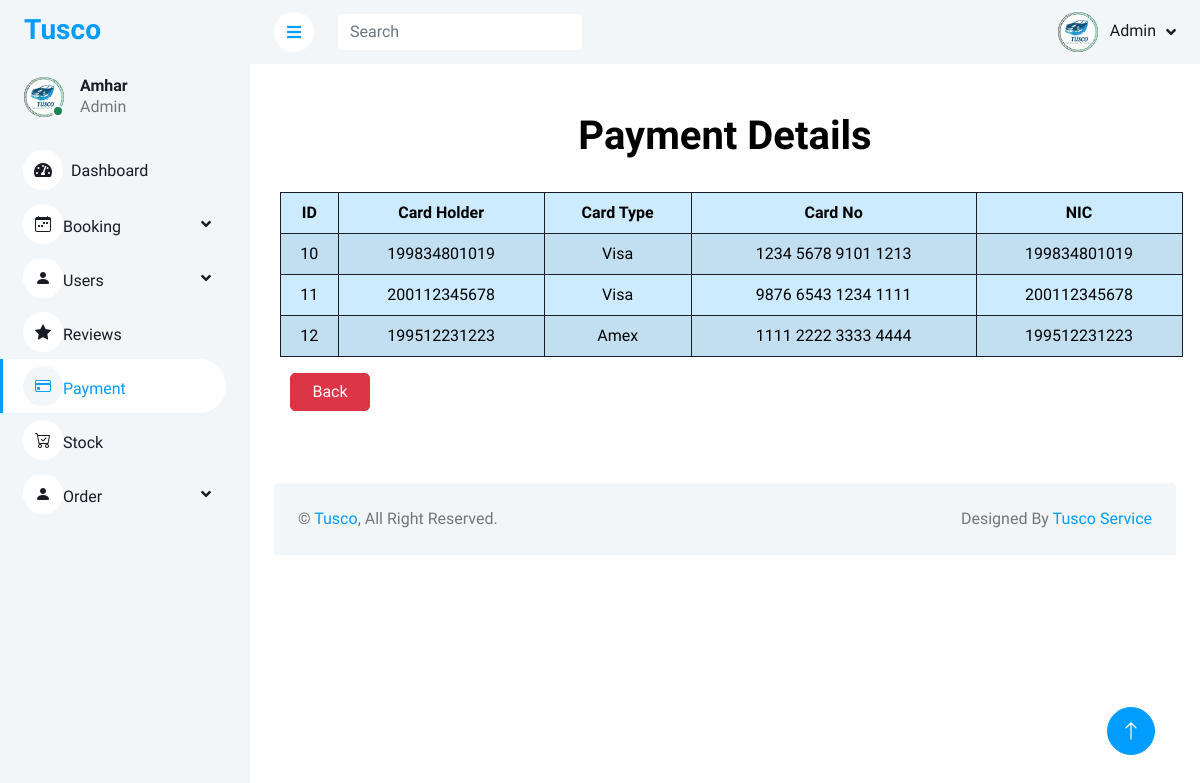
Screenshot of /admin/paymentdetails.php with the database file from the repository.
### tables this page shows
CREATE TABLE `payment` (
  `id` int(10) NOT NULL,
  `name` varchar(50) NOT NULL,
  `cardtype` varchar(30) NOT NULL,
  `cardno` varchar(30) NOT NULL,
  `exdate` varchar(10) NOT NULL,
  `cvcno` int(5) NOT NULL,
  `NIC` varchar(12) NOT NULL
);

### admin/paymentdetails.php (the view, shortened to what this page needs)
<!DOCTYPE html>
<html lang="en">
<head>
    <link href="https://cdnjs.cloudflare.com/ajax/libs/font-awesome/5.10.0/css/all.min.css" rel="stylesheet">
    <link href="https://cdn.jsdelivr.net/npm/bootstrap-icons@1.4.1/font/bootstrap-icons.css" rel="stylesheet">
    <link href="lib/owlcarousel/assets/owl.carousel.min.css" rel="stylesheet">
    <link href="lib/tempusdominus/css/tempusdominus-bootstrap-4.min.css" rel="stylesheet" />
    <link href="css/bootstrap.min.css" rel="stylesheet">
    <link href="css/style.css" rel="stylesheet">
</head>
<body>
    <div class="container-xxl position-relative bg-white d-flex p-0">
        <div class="sidebar pe-4 pb-3">
            <nav class="navbar bg-light navbar-light">
                <a href="index.html" class="navbar-brand mx-4 mb-3">
                    <h3 class="text-primary">Tusco</h3>
                </a>
                <div class="d-flex align-items-center ms-4 mb-4">
                    <div class="position-relative">
                        <img class="rounded-circle" src="img/logo.jpeg" alt="" style="width: 40px; height: 40px;">
                        <div class="bg-success rounded-circle border border-2 border-white position-absolute end-0 bottom-0 p-1"></div>
                    </div>
                    <div class="ms-3">
                        <h6 class="mb-0">Amhar</h6>
                        <span>Admin</span>
                    </div>
                </div>
                <div class="navbar-nav w-100">
                    <a href="admin.php" class="nav-item nav-link "><i class="fa fa-tachometer-alt me-2"></i>Dashboard</a>
                    <div class="nav-item dropdown">
                        <a href="#" class="nav-link dropdown-toggle " data-bs-toggle="dropdown"><i class="bi bi-calendar-week"></i>Booking</a>
                    </div>
                    <div class="nav-item dropdown">
                        <a href="#" class="nav-link dropdown-toggle " data-bs-toggle="dropdown"><i class="bi bi-person-fill"></i>Users</a>
                    </div>
                    <a href="reviews.php" class="nav-item nav-link "><i class="bi bi-star-fill"></i>Reviews</a>
                    <a href="view payment.php" class="nav-item nav-link active"><i class="bi bi-credit-card"></i>Payment</a>
                    <a href="view stock.php" class="nav-item nav-link"><i class="bi bi-cart-check"></i>Stock</a>
                    <div class="nav-item dropdown">
                        <a href="#" class="nav-link dropdown-toggle " data-bs-toggle="dropdown"><i class="bi bi-person-fill"></i>Order</a>
                    </div>
                </div>
            </nav>
        </div>
        <div class="content">
            <nav class="navbar navbar-expand bg-light navbar-light sticky-top px-4 py-0">
                <a href="#" class="sidebar-toggler flex-shrink-0">
                    <i class="fa fa-bars"></i>
                </a>
                <form class="d-none d-md-flex ms-4">
                    <input class="form-control border-0" type="search" placeholder="Search">
                </form>
                <div class="navbar-nav align-items-center ms-auto">
                    <div class="nav-item dropdown">
                        <a href="#" class="nav-link dropdown-toggle" data-bs-toggle="dropdown">
                            <img class="rounded-circle me-lg-2" src="img/logo.jpeg" alt="" style="width: 40px; height: 40px;">
                            <span class="d-none d-lg-inline-flex">Admin</span>
                        </a>
                    </div>
                </div>
            </nav>
            <br><br>
            <div class="table-responsive">
                <?php
                      $con=mysqli_connect("localhost","root","","tusco");
                      $query = "SELECT * FROM payment";
                      $query_run = mysqli_query($con,$query);
                ?>
                <center><h1 class="head-h2"> Payment Details</h1></center>
                <br>
                <table class="table table-primary table-striped table-custom table-bordered border-dark">
                    <thead>
                        <tr>
                            <th>ID</th>
                            <th>Card Holder</th>
                            <th>Card Type</th>
                            <th>Card No</th>
                            <th>NIC</th>
                        </tr>
                    </thead>
                    <tbody>
                        <?php
                           if(mysqli_num_rows( $query_run)>0)
                           {
                             while($row=mysqli_fetch_assoc($query_run))
                              {
                        ?>
                        <tr>
                            <td><?php  echo $row['id'];?></td>
                            <td><?php  echo $row['name'];?></td>
                            <td><?php  echo $row['cardtype'];?></td>
                            <td><?php  echo $row['cardno'];?></td>
                            <td><?php  echo $row['NIC'];?></td>
                        </tr>
                        <?php
                              }
                           }
                           else
                           {
                            ?><center><b><font color="red"> <?php echo  "No Record Found" ; ?> </font></b></center> <?php
                           }
                        ?>
                    </tbody>
                </table>
            </div>
            <a href="view payment.php" class="btn btn-danger button-custom btn-al"> Back</button></a>
            <br><br><br>
            <div class="container-fluid pt-4 px-4">
                <div class="bg-light rounded-top p-4">
                    <div class="row">
                        <div class="col-12 col-sm-6 text-center text-sm-start">
                            &copy; <a href="admin.php">Tusco</a>, All Right Reserved.
                        </div>
                        <div class="col-12 col-sm-6 text-center text-sm-end">
                            Designed By <a href="http://localhost/tusco/index.php">Tusco Service</a>
                        </div>
                    </div>
                </div>
            </div>
        </div>
        <a href="#" class="btn btn-lg btn-primary btn-lg-square back-to-top"><i class="bi bi-arrow-up"></i></a>
    </div>
</body>
</html>

### admin/css/style.css (style rules this page uses)
:root { --primary: #009CFF; --light: #F3F6F9; --dark: #191C24; }
.back-to-top { position: fixed; display: none; right: 45px; bottom: 45px; z-index: 99; }
.btn { transition: .5s; }
.btn.btn-primary { color: #FFFFFF; }
.btn-lg-square { width: 48px; height: 48px; }
.btn-square, .btn-sm-square, .btn-lg-square { padding: 0; display: inline-flex; align-items: center; justify-content: center; font-weight: normal; border-radius: 50px; }
.sidebar { position: fixed; top: 0; left: 0; bottom: 0; width: 250px; height: 100vh; overflow-y: auto; background: var(--light); transition: 0.5s; z-index: 999; }
.content { margin-left: 250px; min-height: 100vh; background: #FFFFFF; transition: 0.5s; }
@media (min-width: 992px) { .sidebar { margin-left: 0; } }
@media (min-width: 992px) { .content { width: calc(100% - 250px); } }
.sidebar .navbar .navbar-nav .nav-link { padding: 7px 20px; color: var(--dark); font-weight: 500; border-left: 3px solid var(--light); border-radius: 0 30px 30px 0; outline: none; }
.sidebar .navbar .navbar-nav .nav-link:hover, .sidebar .navbar .navbar-nav .nav-link.active { color: var(--primary); background: #FFFFFF; border-color: var(--primary); }
.sidebar .navbar .navbar-nav .nav-link i { width: 40px; height: 40px; display: inline-flex; align-items: center; justify-content: center; background: #FFFFFF; border-radius: 40px; }
.sidebar .navbar .navbar-nav .nav-link:hover i, .sidebar .navbar .navbar-nav .nav-link.active i { background: var(--light); }
.sidebar .navbar .dropdown-toggle::after { position: absolute; top: 15px; right: 15px; border: none; content: "\f107"; font-family: "Font Awesome 5 Free"; font-weight: 900; transition: .5s; }
.content .navbar .navbar-nav .nav-link { margin-left: 25px; padding: 12px 0; color: var(--dark); outline: none; }
.content .navbar .sidebar-toggler, .content .navbar .navbar-nav .nav-link i { width: 40px; height: 40px; display: inline-flex; align-items: center; justify-content: center; background: #FFFFFF; border-radius: 40px; }
.content .navbar .dropdown-toggle::after { margin-left: 6px; vertical-align: middle; border: none; content: "\f107"; font-family: "Font Awesome 5 Free"; font-weight: 900; transition: .5s; }

### admin/paymentdetails.php (style rules this page uses)
.table-custom { margin-left:30px; text-align:center; width:95% }
.button-custom { width: 80px; }
.btn-al { margin-left: 40px; }
.head-h2 { color:black; font:optional; }

### rows the page displays
payment: id "10", name "199834801019", cardtype "Visa", cardno "1234 5678 9101 1213", NIC "199834801019"
payment: id "11", name "200112345678", cardtype "Visa", cardno "9876 6543 1234 1111", NIC "200112345678"
payment: id "12", name "199512231223", cardtype "Amex", cardno "1111 2222 3333 4444", NIC "199512231223"
